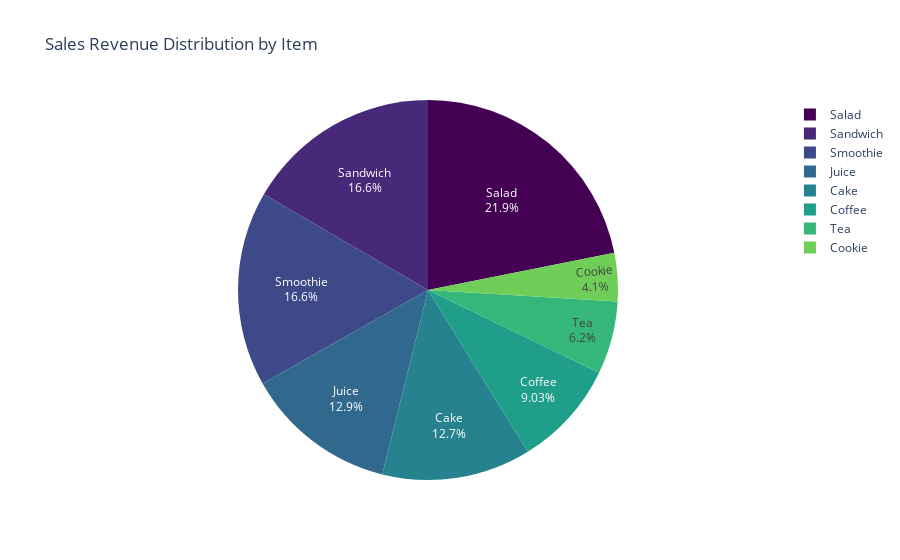

Notebook code for this chart:
### Code cell
fig = px.pie(agg_plot_byitem, values='Total Spent', names='Item',title='Sales Revenue Distribution by Item',
    color_discrete_sequence=px.colors.sequential.Viridis)

fig.update_traces(textposition='inside', textinfo='percent+label')  # show percent and label inside slices
fig.show()

### Figure 1 — Plotly figure (JSON) as saved in the notebook; plotly's stock layout.template omitted (floating-point values rounded to 4 significant figures)
{"data": [{"domain": {"x": [0, 1], "y": [0, 1]}, "hovertemplate": "Item=%{label}<br>Total Spent=%{value}<extra></extra>", "labels": ["Cookie", "Tea", "Coffee", "Cake", "Juice", "Smoothie", "Sandwich", "Salad"], "legendgroup": "", "name": "", "showlegend": true, "textinfo": "percent+label", "textposition": "inside", "type": "pie", "values": [3058.0, 4623.0, 6734.0, 9447.0, 9648.0, 12360.0, 12380.0, 16300.0]}], "layout": {"legend": {"tracegroupgap": 0}, "piecolorway": ["#440154", "#482878", "#3e4989", "#31688e", "#26828e", "#1f9e89", "#35b779", "#6ece58", "#b5de2b", "#fde725"], "title": {"text": "Sales Revenue Distribution by Item"}}}
